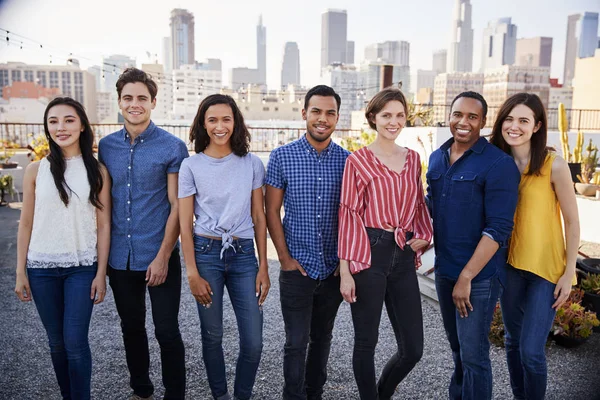
#> input picture people.jpg, 600 x 400 px
$ jupyter execute cluster_based_segmentation.ipynb
#> lines starting #> are read from the running program, lines starting #| are printed output that depends on the picture
[cell 1]
#libraries
import cv2
import numpy as np
from sklearn.cluster import KMeans
import matplotlib.pyplot as plt

## Cluster Based Segmentation

[cell 2]
def cluster_segmentation(image_path, num_clusters):
    # Read the image
#> called with image_path = 'people.jpg', num_clusters = 20
    image = cv2.imread(image_path)
#> image is the input picture: shape (400, 600, 3); mean B, G, R 129.6, 122.6, 128.8

    # Convert the image from BGR to RGB
    image = cv2.cvtColor(image, cv2.COLOR_BGR2RGB)

    # Reshape the image to a 2D array of pixels
    pixels = image.reshape(-1, 3)

    # Perform K-means clustering
    kmeans = KMeans(n_clusters=num_clusters)
    labels = kmeans.fit_predict(pixels)

    # Reshape the labels to the original image shape
    segmented = labels.reshape(image.shape[:2])
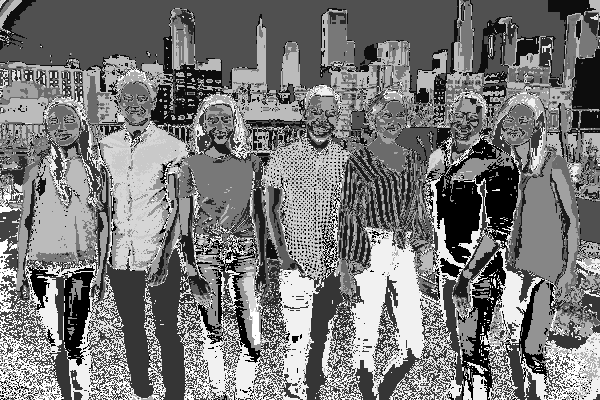
#> segmented: shape (400, 600) int32; min 0, max 19, mean 9.03; drawn with min black and max white

    # Display the original image and the segmented image
    fig, axes = plt.subplots(1, 2, figsize=(15, 8))
    axes[0].imshow(image)
    axes[0].set_title('Original Image')
    axes[0].axis('off')

    axes[1].imshow(segmented, cmap='viridis')
    axes[1].set_title('Segmented Image')
    axes[1].axis('off')

    plt.tight_layout()
    plt.show()
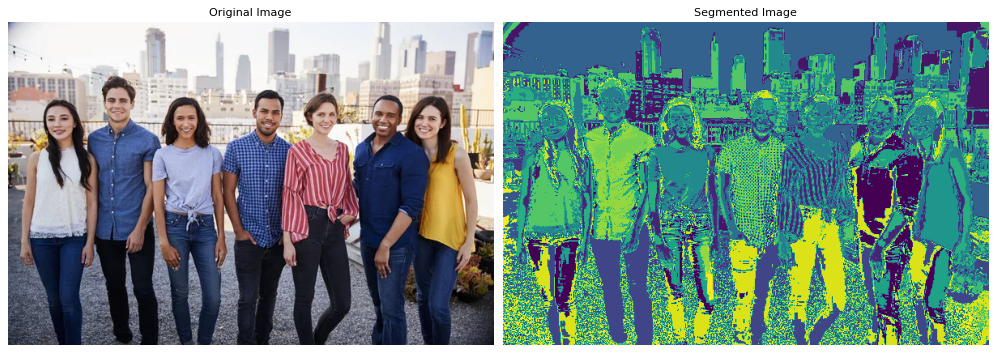
#> figure drawn by matplotlib, 2 panels

[cell 3]
# example usage

image_path = 'people.jpg'

# Number of clusters for K-means
num_clusters = 20

cluster_segmentation(image_path, num_clusters)

[cell 4]
# example usage

image_path = 'cat.jpg'

# Number of clusters for K-means
num_clusters = 5

cluster_segmentation(image_path, num_clusters)
#> call 2 of cluster_segmentation, with image_path = 'cat.jpg', num_clusters = 5
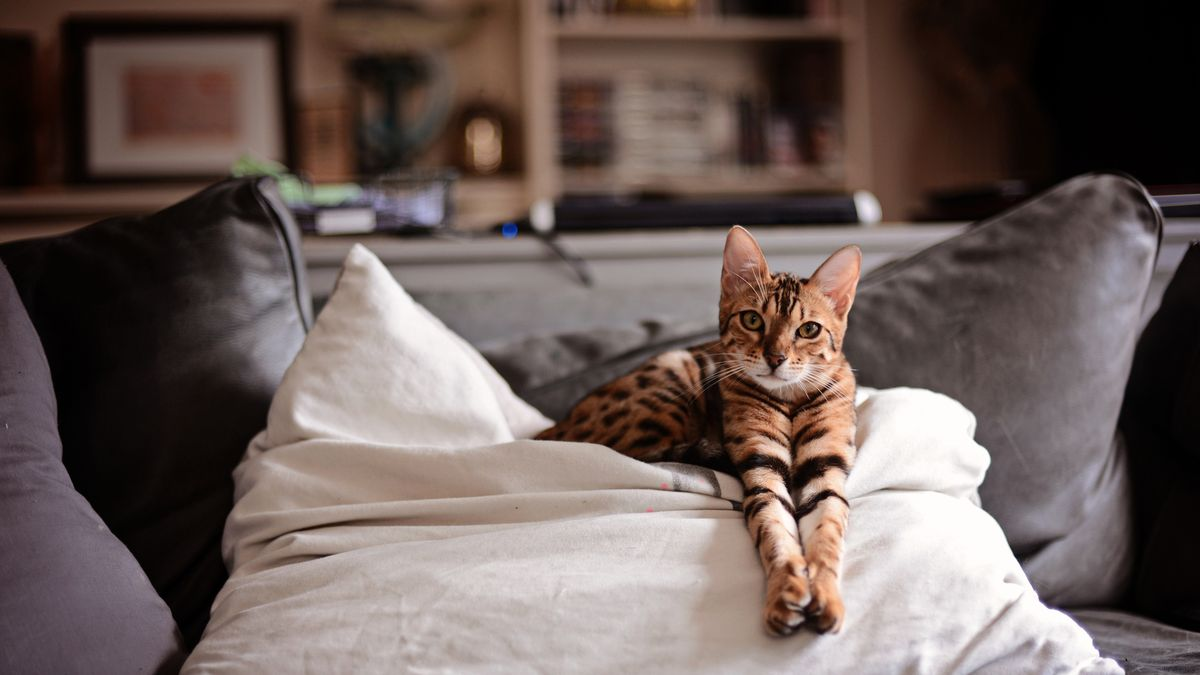
#> input picture cat.jpg, 1200 x 675 px
#> in cluster_segmentation, image is the input picture: shape (675, 1200, 3); mean B, G, R 89.1, 93.1, 107.3
#> in cluster_segmentation (call 2), `segmented = labels.reshape(image.shape[:2])`:
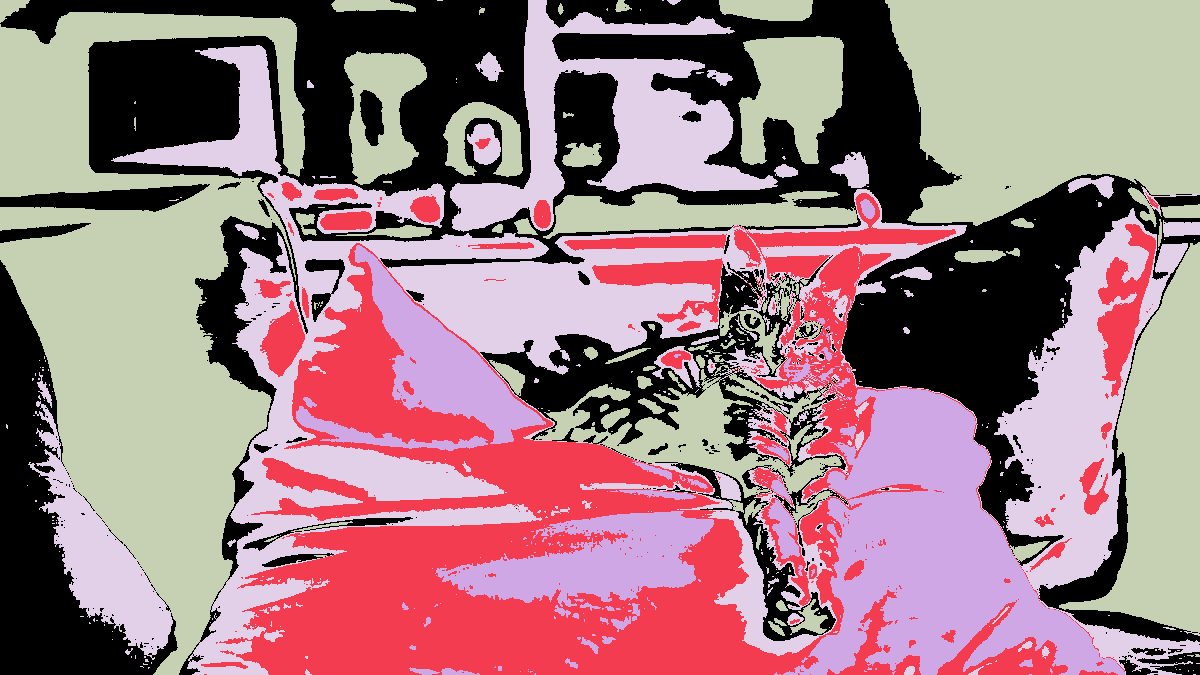
#> segmented: shape (675, 1200) int32; 5 distinct labels, from 0 to 4; one colour per label, 0 black
